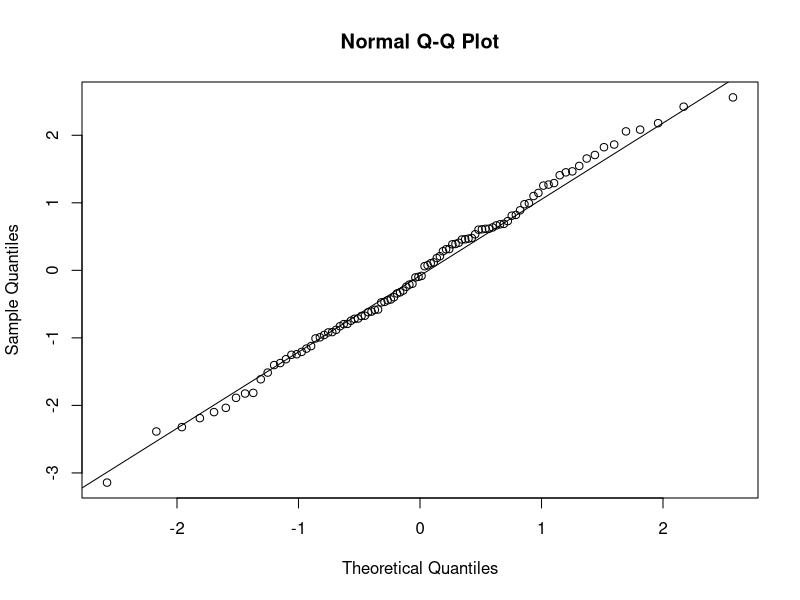
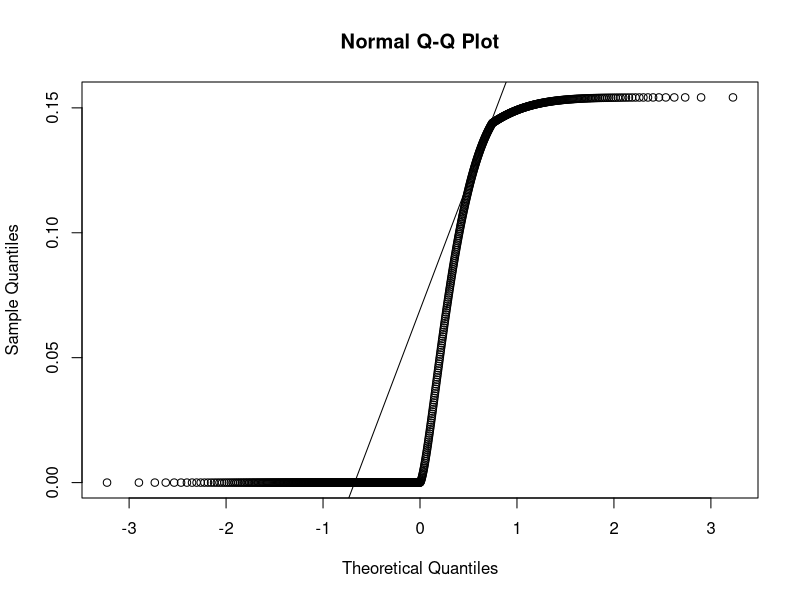
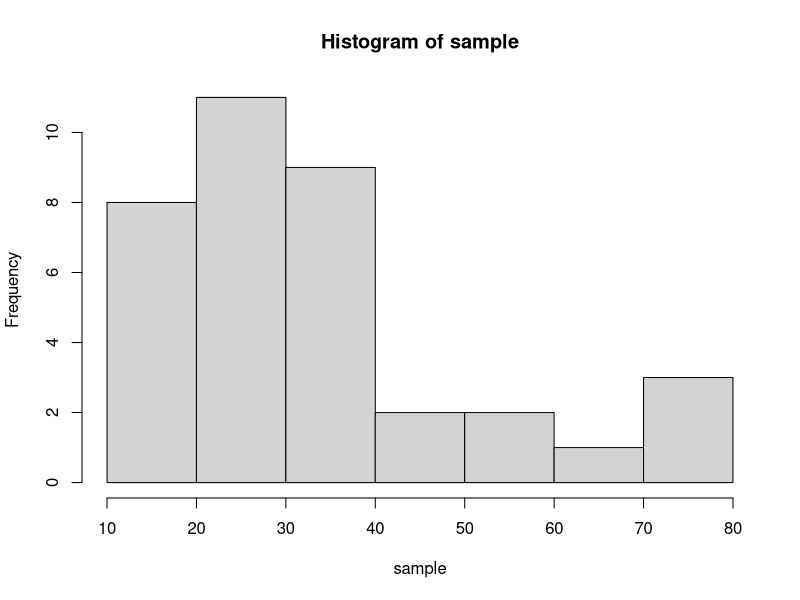
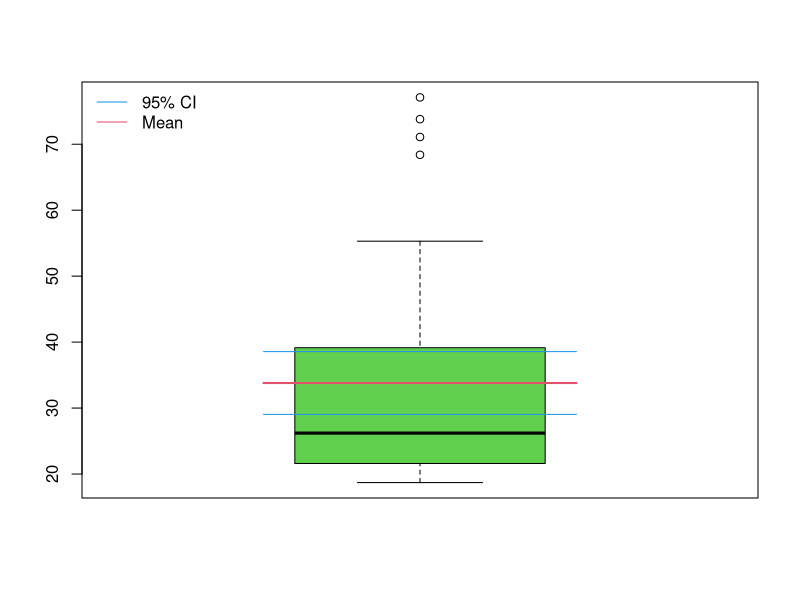
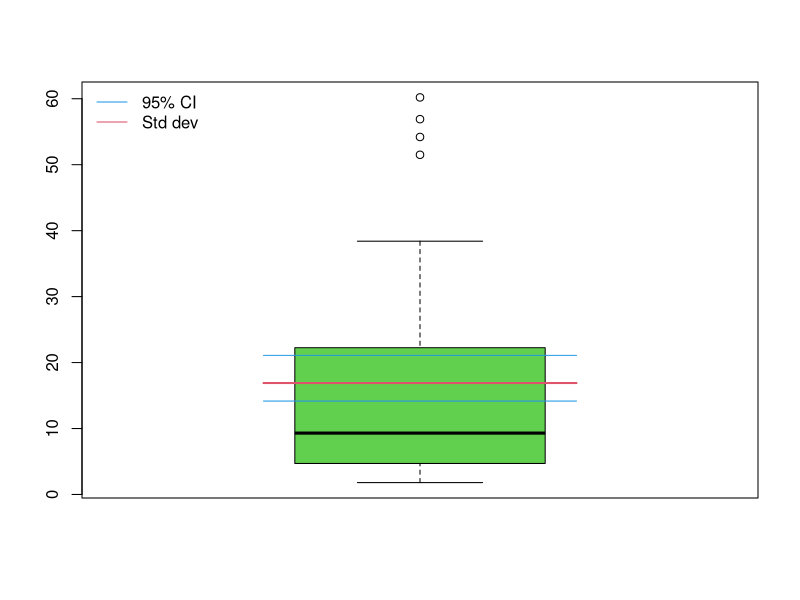
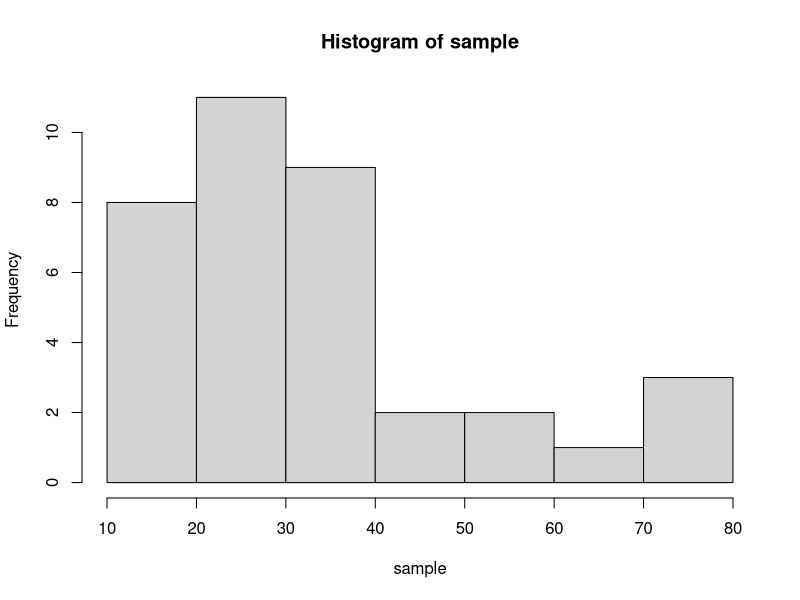
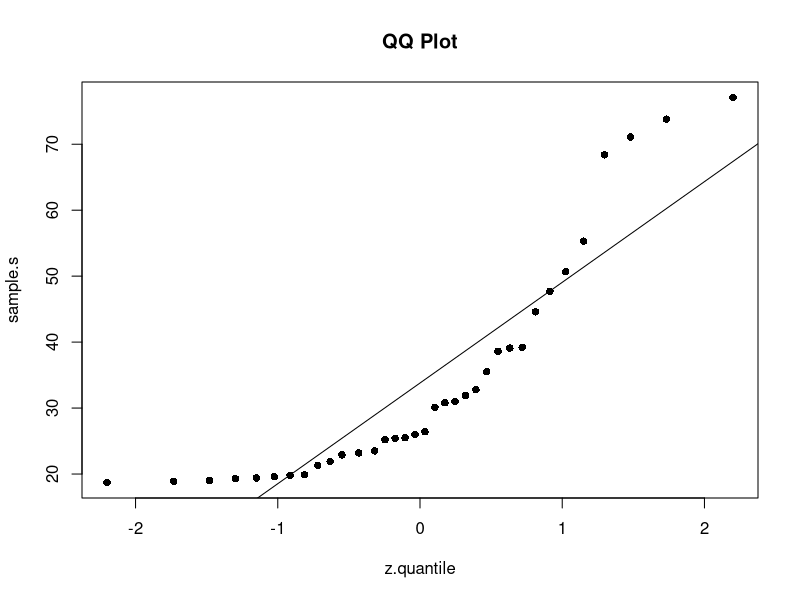

Write the R code that produced these figures, in order.
## ---- chunk 1
knitr::opts_chunk$set(echo = TRUE)
## ---- chunk 2

sample.t <- rt(100, df=10)
qqnorm(sample.t)
qqline(sample.t)
shapiro.test(sample.t)

## ---- chunk 3

sample.1b <-seq(-4, 4, 0.01)
sample.chi = dchisq(sample.1b, df=5)
qqnorm(sample.chi)
qqline(sample.chi)
shapiro.test(sample.chi)

## ---- chunk 4
sample <-c(26.4,23.5,25.4,22.9,25.2,39.2,25.5,31.9,26.0,44.6,35.5,38.6,
           30.1,31.0,30.8,32.8,47.7,39.1,55.3,50.7,73.8,71.1,68.4,77.1,
           19.4,19.3,18.7,19.0,23.2,21.3,23.2,19.9,18.9,19.8,19.6,21.9)
hist(sample)


n<-length(sample)
xbar<-mean(sample)
s<-sd(sample)
sprintf("mean %f, std dev %f, sample size %d", xbar, s, n)
margin <- qt(0.95,df=n-1)*s/sqrt(n)
low_ci <- xbar - margin

high_ci <- xbar + margin
sprintf("confidence interval for the population mean is (%f, %f)", low_ci, high_ci)
boxplot(sample, col = 3)
lines(c(0.75,1.25),c(low_ci,low_ci),col=4)
lines(c(0.75,1.25),c(xbar,xbar),col=2,lwd=2)
lines(c(0.75,1.25),c(high_ci,high_ci),col=4)
legend("topleft", c("95% CI", "Mean"), lty=1,col = c(4, 2),bty ="n")
## ---- chunk 5

sample <-c(26.4,23.5,25.4,22.9,25.2,39.2,25.5,31.9,26.0,44.6,35.5,38.6,
           30.1,31.0,30.8,32.8,47.7,39.1,55.3,50.7,73.8,71.1,68.4,77.1,
           19.4,19.3,18.7,19.0,23.2,21.3,23.2,19.9,18.9,19.8,19.6,21.9)
n <- length(sample)
xbar<-mean(sample)
s<-sd(sample)
sprintf("population sd %f, size %d, mean %f", s, n, xbar)

left <- qchisq(p=.05, df=n-1, lower.tail=FALSE)
right <- qchisq(p=.95, df=n-1, lower.tail=FALSE)
low_ci <- sqrt((n-1)*s^2/left)
high_ci <- sqrt((n-1)*s^2/right)

sprintf("Confidence interval for population std dev is  %f, %f", low_ci, high_ci)
boxplot(sample-s, col = 3)
lines(c(0.75,1.25),c(low_ci,low_ci),col=4)
lines(c(0.75,1.25),c(s,s),col=2,lwd=2)
lines(c(0.75,1.25),c(high_ci,high_ci),col=4)
legend("topleft", c("95% CI", "Std dev"), lty=1,col = c(4, 2),bty ="n")
## ---- chunk 6

sample <-c(26.4,23.5,25.4,22.9,25.2,39.2,25.5,31.9,26.0,44.6,35.5,38.6,
           30.1,31.0,30.8,32.8,47.7,39.1,55.3,50.7,73.8,71.1,68.4,77.1,
           19.4,19.3,18.7,19.0,23.2,21.3,23.2,19.9,18.9,19.8,19.6,21.9)
hist(sample)
sample.s <-sort(sample) #sort data increasing
rank <- rank(sample.s) #rank data from 1 to 36
size <- length(sample.s) # size of data
p <- (rank-.5)/size #cummulative prob of data
z.quantile <- qnorm(p) # Standard Normal quantiles with such probability

data <- cbind(rank, sample.s, p, z.quantile)
data

#scatterplot of x=Z quantiles, y= data sorted
plot(x=z.quantile, y=sample.s, pch=16, main="QQ Plot") 
abline(lm(sample.s ~ z.quantile))
